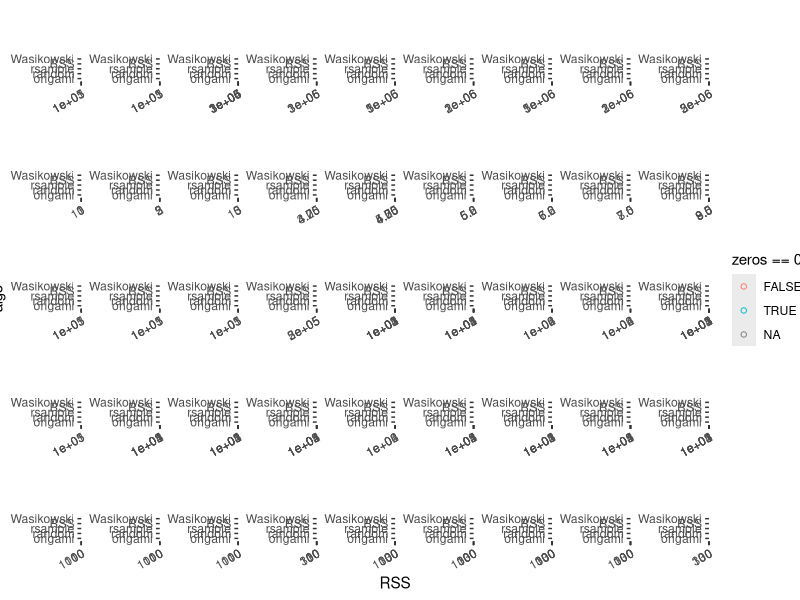
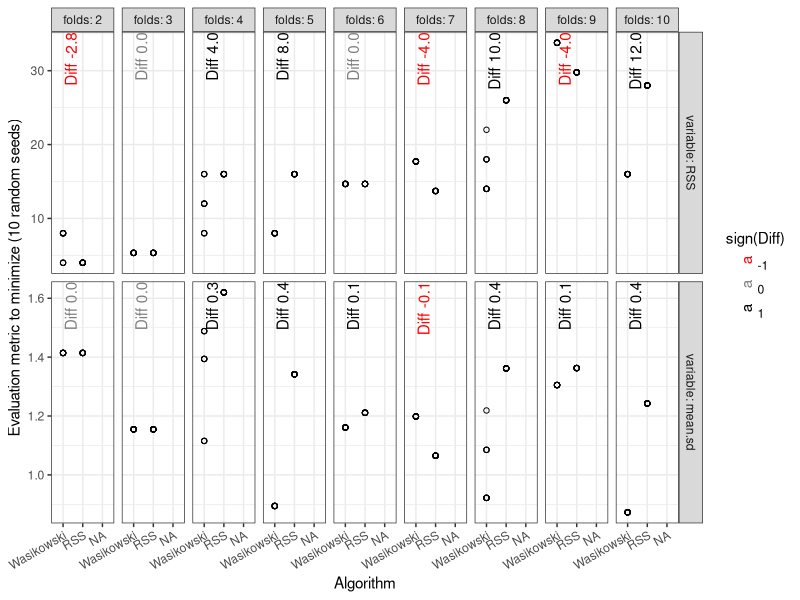
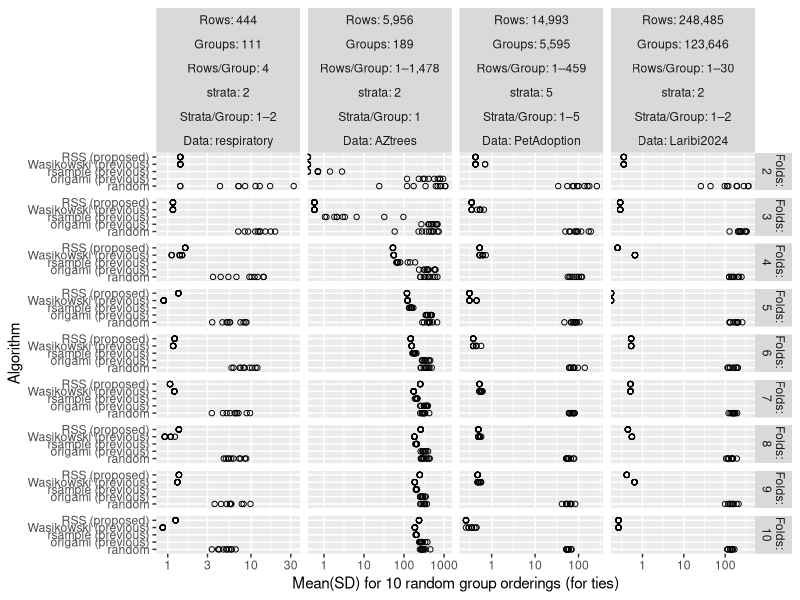
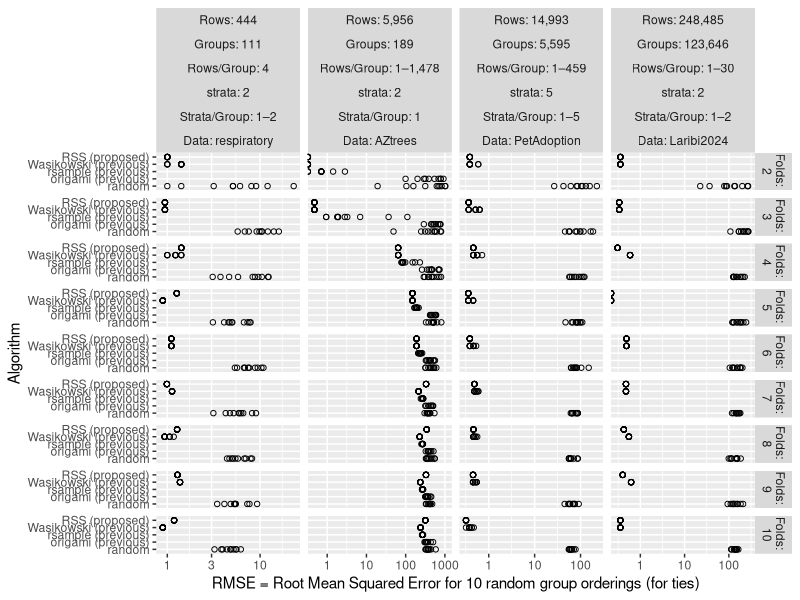
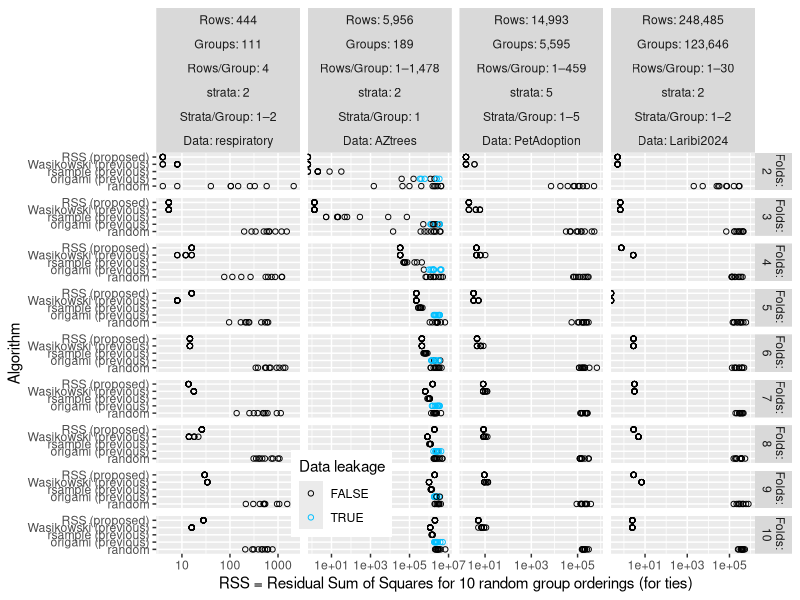
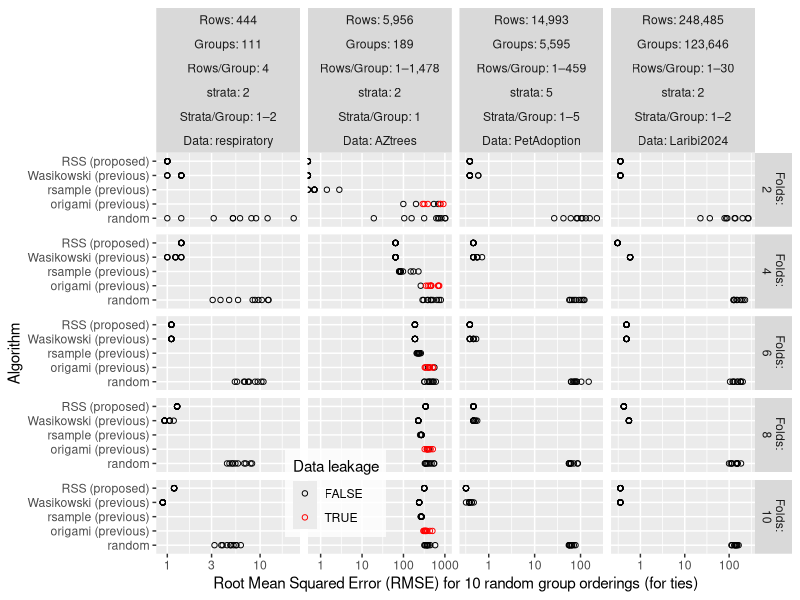

Generate these figures, in order, with R:
library(data.table)
library(ggplot2)
algo.dt <- rowwiseDT(
  algo=, algo.disp=,
  "RSS", "RSS (proposed)",
  "Wasikowski", "Wasikowski (previous)",
  "rsample", "rsample (previous)",
  "origami", "origami (previous)",
  "random", "random"
)[, Algorithm := factor(algo.disp, rev(algo.disp))][]
afac <- function(a)factor(a, c("Wasikowski", "RSS"))
several_Tasks_raw <- fread("several_Tasks_data.csv")[, let(
  Data = data.name,
  Algo = afac(algo),
  Folds = factor(paste0("\n", folds), unique(paste0("\n", folds)))
)]
meta.dt <- fread("data_meta.csv")[order(rows)][, Rows := factor(Rows, Rows)][]
several_Tasks <- several_Tasks_raw[meta.dt, on="data.name"][, leakage := bad.groups>0][algo.dt, on = "algo"]
several_Tasks[, table(data.name, algo, useNA="always")]
gg <- ggplot()+
  theme(axis.text.x=element_text(angle=30, hjust=1))+
  geom_point(aes(
    RSS, algo, color=zeros==0),
    shape=1,
    data=several_Tasks)+
  facet_wrap(
    c("Data","folds"),
    scales="free",
    labeller=label_both,
    ncol=length(unique(several_Tasks$folds)))+
  scale_x_log10()
## png("several_Tasks_wrap.png", width=20, height=6, units="in", res=200)
print(gg)
## dev.off()


several_Tasks[Data=="respiratory" & folds==9]

clong <- melt(several_Tasks[algo!="random"], measure.vars=c("RSS", "mean.sd"))
(cwide <- dcast(clong, Data+folds+variable~algo, mean)[, let(
  diff=RSS-Wasikowski,
  lr = log10(RSS/Wasikowski)
)][])
(wider <- dcast(cwide, Data+folds~variable, value.var="lr"))
wider[sign(RSS)!=sign(mean.sd)]
gg <- ggplot()+
  theme_bw()+
  theme(axis.text.x=element_text(angle=30, hjust=1))+
  geom_text(aes(
    afac("RSS"), Inf, label=sprintf("Diff %.1f", diff), color=factor(sign(diff))),
    data=cwide[Data=="respiratory"],
    angle=90,
    hjust=1,
    vjust=-0.5)+
  scale_color_manual("sign(Diff)", values=c(
    "0"="grey50",
    "1"="black",
    "-1"="red"))+
  scale_y_continuous("Evaluation metric to minimize (10 random seeds)")+
  scale_x_discrete("Algorithm", drop=FALSE)+
  geom_point(aes(
    Algo, value),
    shape=1,
    data=clong[Data == "respiratory"])+
  facet_grid(
    variable ~ folds,
    scales="free",
    labeller=label_both)
png("several_Tasks_respiratory.png", width=10, height=5, units="in", res=200)
print(gg)
dev.off()

gg <- ggplot()+
  geom_point(aes(
    mean.sd, Algorithm),
    shape=1,
    data=several_Tasks[Data != "five"])+
  facet_grid(
    Folds ~ Rows + Groups + `Rows/Group` + strata + `Strata/Group` + Data,
    scales="free",
    labeller=label_both)+
  scale_x_log10("Mean(SD) for 10 random group orderings (for ties)")
png("several_Tasks_sd.png", width=10, height=6, units="in", res=200)
print(gg)
dev.off()

gg <- ggplot()+
  geom_point(aes(
    RMSE, Algorithm),
    shape=1,
    data=several_Tasks[Data != "five"])+
  facet_grid(
    Folds ~ Rows + Groups + `Rows/Group` + strata + `Strata/Group` +Data,
    scales="free",
    labeller=label_both)+
  scale_x_log10("RMSE = Root Mean Squared Error for 10 random group orderings (for ties)")
png("several_Tasks_RMSE.png", width=10, height=6, units="in", res=200)
print(gg)
dev.off()

gg <- ggplot()+
  geom_point(aes(
    RSS, Algorithm, color=leakage),
    shape=1,
    data=several_Tasks[Data != "five" & is.finite(RSS)])+
  scale_color_manual(
    "Data leakage",
    values=c(
    "TRUE"="deepskyblue",
    "FALSE"="black"))+
  facet_grid(
    Folds ~ Rows + Groups + `Rows/Group` + strata + `Strata/Group` +Data,
    scales="free",
    labeller=label_both)+
  scale_x_log10("RSS = Residual Sum of Squares for 10 random group orderings (for ties)")+
  theme(legend.position=c(0.31, 0.15))
png("several_Tasks.png", width=12, height=6.5, units="in", res=200)
print(gg)
dev.off()

gg <- ggplot()+
  geom_point(aes(
    RMSE, Algorithm, color=leakage),
    shape=1,
    data=several_Tasks[Data != "five" & is.finite(RSS) & (folds %% 2)==0])+
  scale_color_manual(
    "Data leakage",
    values=c(
    "TRUE"="red",
    "FALSE"="black"))+
  facet_grid(
    Folds ~ Rows + Groups + `Rows/Group` + strata + `Strata/Group` +Data,
    scales="free",
    labeller=label_both)+
  scale_x_log10("Root Mean Squared Error (RMSE) for 10 random group orderings (for ties)")+
  theme(
    legend.position=c(0.3, 0.15),
    legend.background=element_rect(fill="#ffffffcc"))
png("several_Tasks_even.png", width=8, height=4.5, units="in", res=200)
print(gg)
dev.off()
